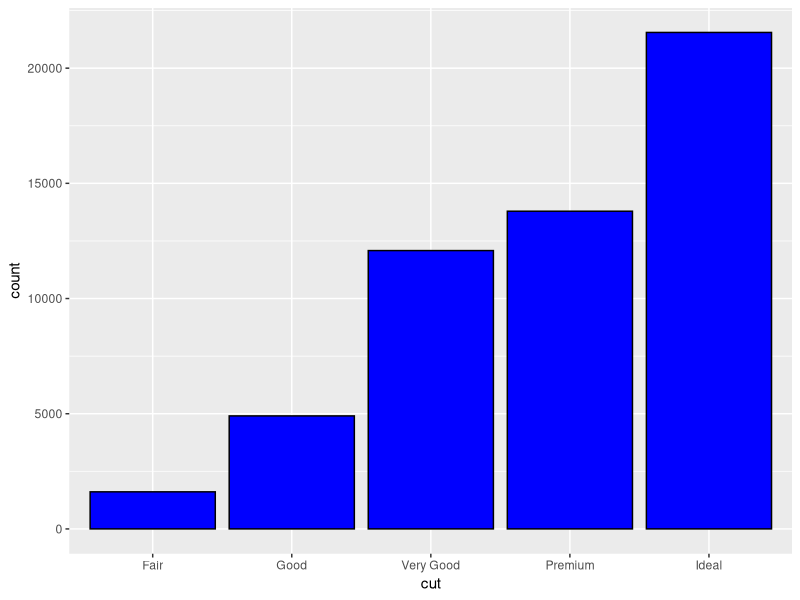
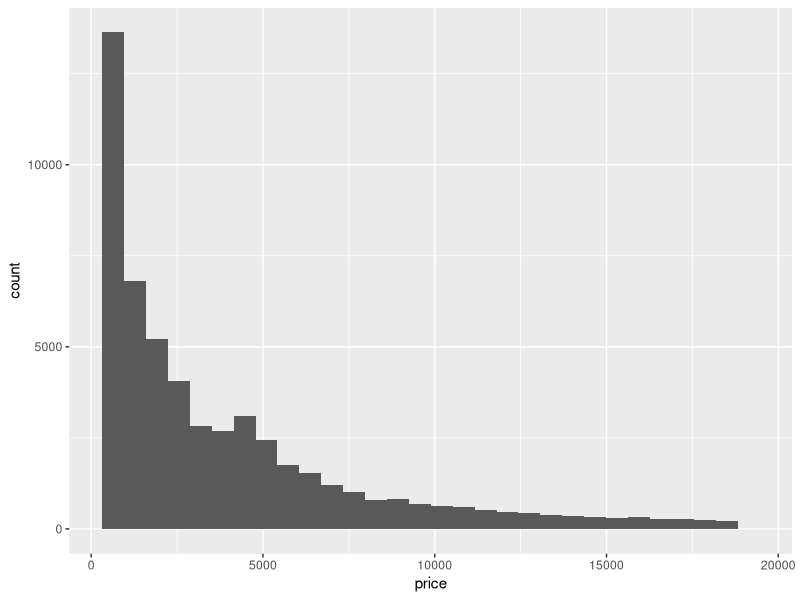
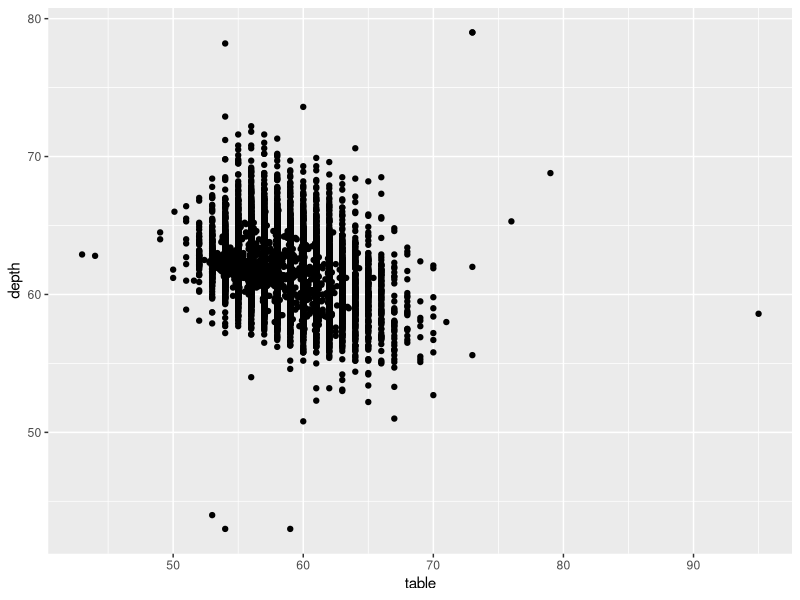
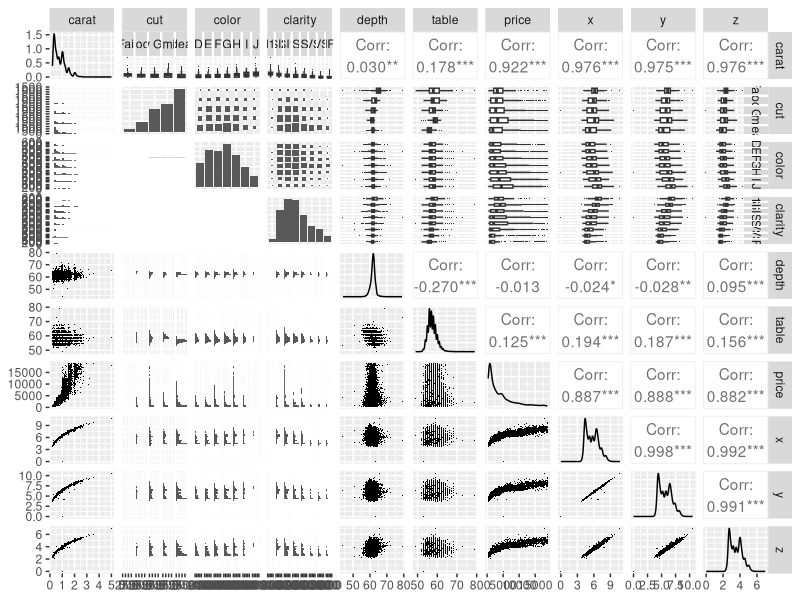

Here is the R script that generated these plots, in order:
library(ggplot2)
diamonds

ggplot(data = diamonds, aes(x = cut)) +
geom_bar(fill = "blue", colour = "black")

ggplot(data = diamonds, aes(x = price)) +
geom_histogram()

ggplot(data = diamonds, aes(x = table, y=depth)) +
geom_point()


library(ggplot2)
library(GGally)
library(scales)
library(memisc)

set.seed(20022012)
diamond_samp <- diamonds[sample(1:length(diamonds$price), 10000), ]
ggpairs(diamond_samp,lower= list(continuous = wrap("points", shape = I('.'))),
        upper = list(combo = wrap("box", outlier.shape = I('.'))))
